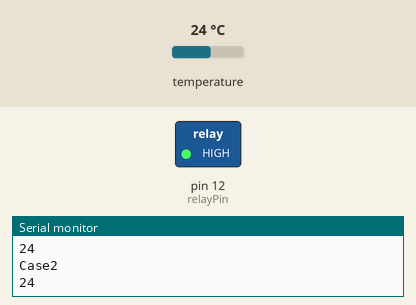
The sketch below on a simulated Arduino Uno, built with avr-gcc and run on an emulated ATmega328P. Parts: switched loads named in the sketch (green lamp = pin HIGH), the last lines printed to the serial monitor. Wiring (inferred from the names in the program): LM75 temperature sensor at I2C address 0x4A. The test bench sets the inputs (shaded band); at power-on: temperature 24 °C.

Above: at 5.8 s.
5.9 s: temperature set to 29.4 °C
11.9 s: temperature set to 30.5 °C
At 16.0 s:
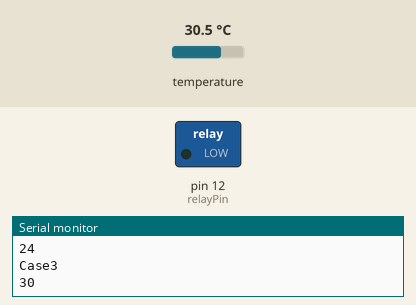
17.9 s: temperature set to 28.3 °C
23.9 s: temperature set to 27.1 °C
At 26.0 s:
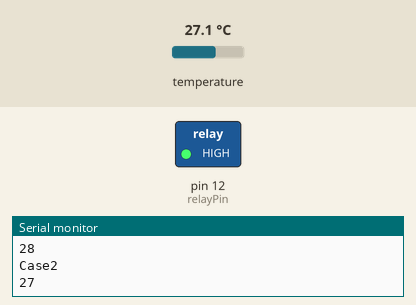
29.9 s: temperature set to 33 °C
At 31.0 s:
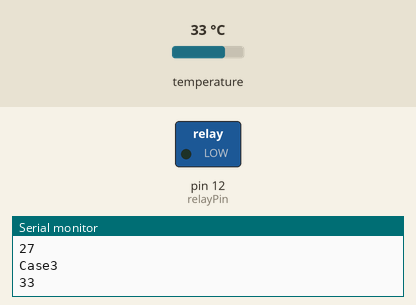
Timing chart, 0 to 32.9 s (numbered marks = the images above; inputs shaded):
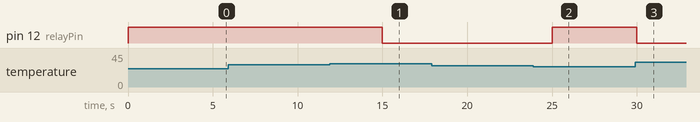

The sketch:

i2c_Temp_controller.ino
```cpp
#include "Wire.h"
const int address = 0x4a; //Address of TC74A2 digital temp sensor
const float setpoint = 29;//18.33; //in *C (18.33*C = 65*F)
const int baudrate = 9600; //serial communication rate
const byte db = 1; //*c deadband
const int relayPin = 12;
const byte high = setpoint + db;
const byte low = setpoint - db;

byte val = 0; //var to hold value read from i2c bus
int tempC;    //temperature in a byte
//uint_t relay = LOW; //var to hold value of the relay (True/False)(Open/Closed)
boolean inDB = false;
boolean on = LOW;
boolean off = HIGH;
String debug = "";

void setup()
{
    Wire.begin();
    Serial.begin(baudrate);
    pinMode(relayPin, OUTPUT);
}

void loop()
{
    Wire.beginTransmission(address);
    //start the transmission

    //Tell the sensor to send data
    Wire.write(val);

    Wire.requestFrom(address, 1);
    if (Wire.available()) {
        tempC = Wire.read();
        // temp is above the setpoint window, and we haven't gone below the SP yet: turn on the fridge
        if (tempC >= low && !inDB){
            digitalWrite (relayPin, on);
     //       debug = "Case1: Temp: "+tempC +" Low: "+low+" inDB: "+!inDB;
            Serial.println("Case1");
            Serial.println(tempC);
    //        Serial.println('Temp: ' %d' Low: '%s  tempC);
        }
        //temp is below the SP window: Turn off the fridge && set the inDB
        else if (tempC <= low){
          inDB = true;
          digitalWrite (relayPin, off);
          Serial.println("Case2");
          Serial.println(tempC);
        }
        //temp has gone above the SP window: reset inDB && fridge on
        else if (tempC >= high){
          inDB = false;
          digitalWrite (relayPin, on);
          Serial.println("Case3");
          Serial.println(tempC);
        }
    }
//    Serial.println(debug);
    else {
        Serial.println("---");
    }
    delay(5000);
}
```

Measured:
- the behaviour switches between 29.7 and 29.8 °C on temperature (found by bisection; images 0 and 1)
- the behaviour switches between 27.8 and 27.7 °C on temperature (found by bisection; images 1 and 2)
- after the input at 5.9 s, every drawn part: stays the same
- after the input at 11.9 s, pin 12 (relayPin): HIGH → LOW after 3.1 s
- after the input at 23.9 s, pin 12 (relayPin): LOW → HIGH after 1.1 s
- after the input at 29.9 s, pin 12 (relayPin): HIGH → LOW after 0.10 s
